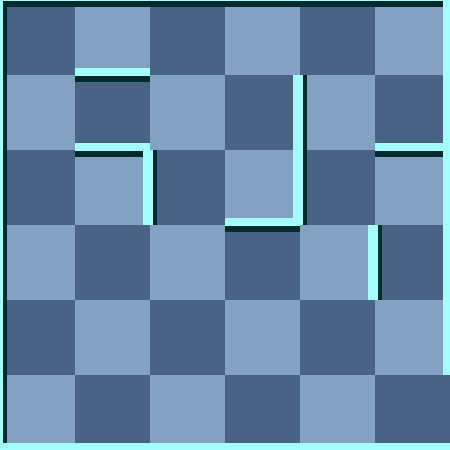

This game map was drawn from its Tiled (.tmx) file and the tilesets committed beside it. A one-line description and the trimmed map source follow:
An orthogonal 6x6 tile map with 75x75 px tiles, 2 tile layers (background, 块层 1) and 3 objects (Exit, Player, WhiteMummy).

<map version="1.0" orientation="orthogonal" width="6" height="6" tilewidth="75" tileheight="75">
 <tileset firstgid="1" name="wall" tilewidth="75" tileheight="75">
  <image source="gfx/wall.png" width="300" height="375" />
  <tile id="0">
   <properties>
    <property name="ValOfWall" value="0" />
   </properties>
  </tile>
  <tile id="1">
   <properties>
    <property name="ValOfWall" value="1" />
   </properties>
  </tile>
  <tile id="2">
   <properties>
    <property name="ValOfWall" value="2" />
   </properties>
  </tile>
  <tile id="3">
   <properties>
    <property name="ValOfWall" value="3" />
   </properties>
  </tile>
  <tile id="4">
   <properties>
    <property name="ValOfWall" value="4" />
   </properties>
  </tile>
  <tile id="5">
   <properties>
    <property name="ValOfWall" value="5" />
   </properties>
  </tile>
  <tile id="6">
   <properties>
    <property name="ValOfWall" value="6" />
   </properties>
  </tile>
  <tile id="7">
   <properties>
    <property name="ValOfWall" value="7" />
   </properties>
  </tile>
  <tile id="8">
   <properties>
    <property name="ValOfWall" value="8" />
   </properties>
  </tile>
  <tile id="9">
   <properties>
    <property name="ValOfWall" value="9" />
   </properties>
  </tile>
  <tile id="10">
   <properties>
    <property name="ValOfWall" value="10" />
   </properties>
  </tile>
  <tile id="11">
   <properties>
    <property name="ValOfWall" value="11" />
   </properties>
  </tile>
  <tile id="12">
   <properties>
    <property name="ValOfWall" value="12" />
   </properties>
  </tile>
  <tile id="13">
   <properties>
    <property name="ValOfWall" value="13" />
   </properties>
  </tile>
  <tile id="14">
   <properties>
    <property name="ValOfWall" value="14" />
   </properties>
  </tile>
  <tile id="15">
   <properties>
    <property name="ValOfWall" value="15" />
   </properties>
  </tile>
  <tile id="18">
   <properties>
    <property name="ValOfWall" value="-1" />
   </properties>
  </tile>
 </tileset>
 <layer name="background" width="6" height="6">
  <data>[36 cells, 36 non-empty, 2 distinct tile ids]</data>
 </layer>
 <layer name="块层 1" width="6" height="6">
  <data>[36 cells, 36 non-empty, 11 distinct tile ids]</data>
 </layer>
 <objectgroup name="对象层 1" width="6" height="6">
  <object name="Exit" x="450" y="375" />
  <object name="Player" x="75" y="225">
   <properties>
    <property name="value" value="1" />
   </properties>
  </object>
  <object name="WhiteMummy" x="375" y="150">
   <properties>
    <property name="value" value="21" />
   </properties>
  </object>
 </objectgroup>
</map>
